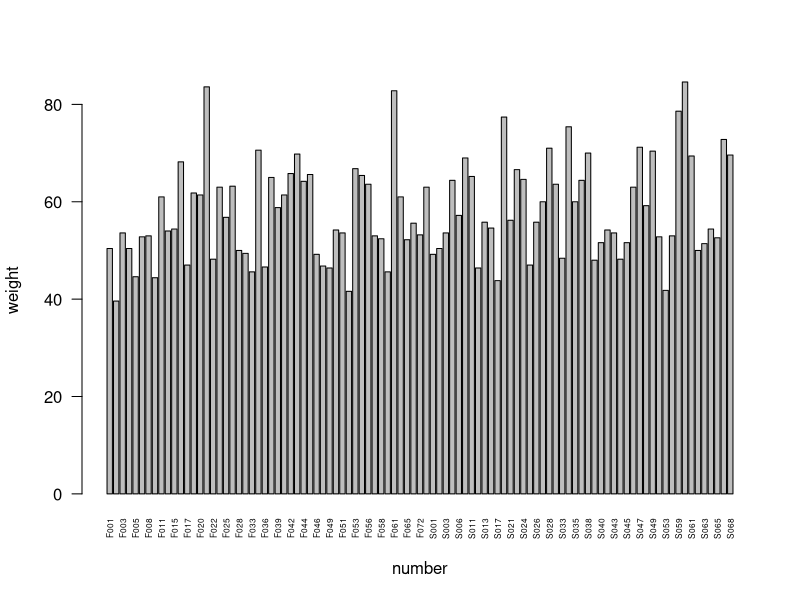
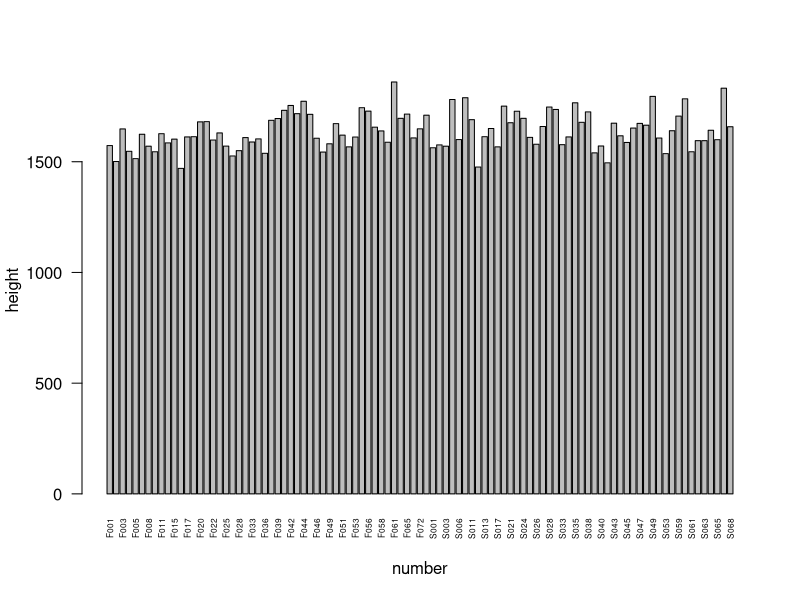
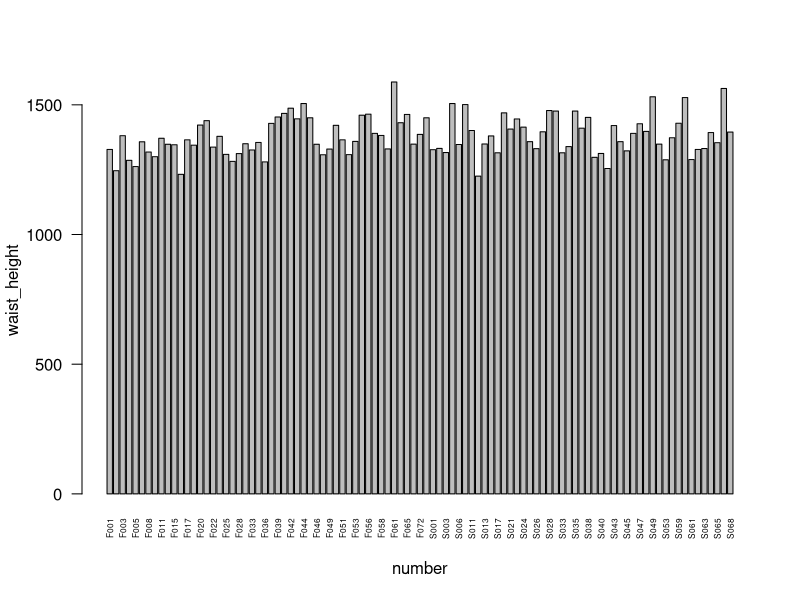

Source code (R) for these figures, in order:
# CSV の読み込み
Body <- read.table("SampleData03_forR2.csv", header = TRUE, sep = ",")

# PDF 出力開始（YY は自分の番号に変更）
pdf("Class12_rp12-1B_YY.pdf")

# ---- 1つ目の棒グラフ（体重） ----
barplot(
  Body[,7],
  xlab = "number",
  ylab = "weight",
  names.arg = Body[,2],
  las = 2,
  cex.names = 0.5
)

# ---- 2つ目の棒グラフ（身長） ----
barplot(
  Body[,8],
  xlab = "number",
  ylab = "height",
  names.arg = Body[,2],
  las = 2,
  cex.names = 0.5
)

# ---- 3つ目の棒グラフ（腰回り高さ） ----
barplot(
  Body[,10],
  xlab = "number",
  ylab = "waist_height",
  names.arg = Body[,2],
  las = 2,
  cex.names = 0.5
)

# PDF 出力終了
dev.off()
